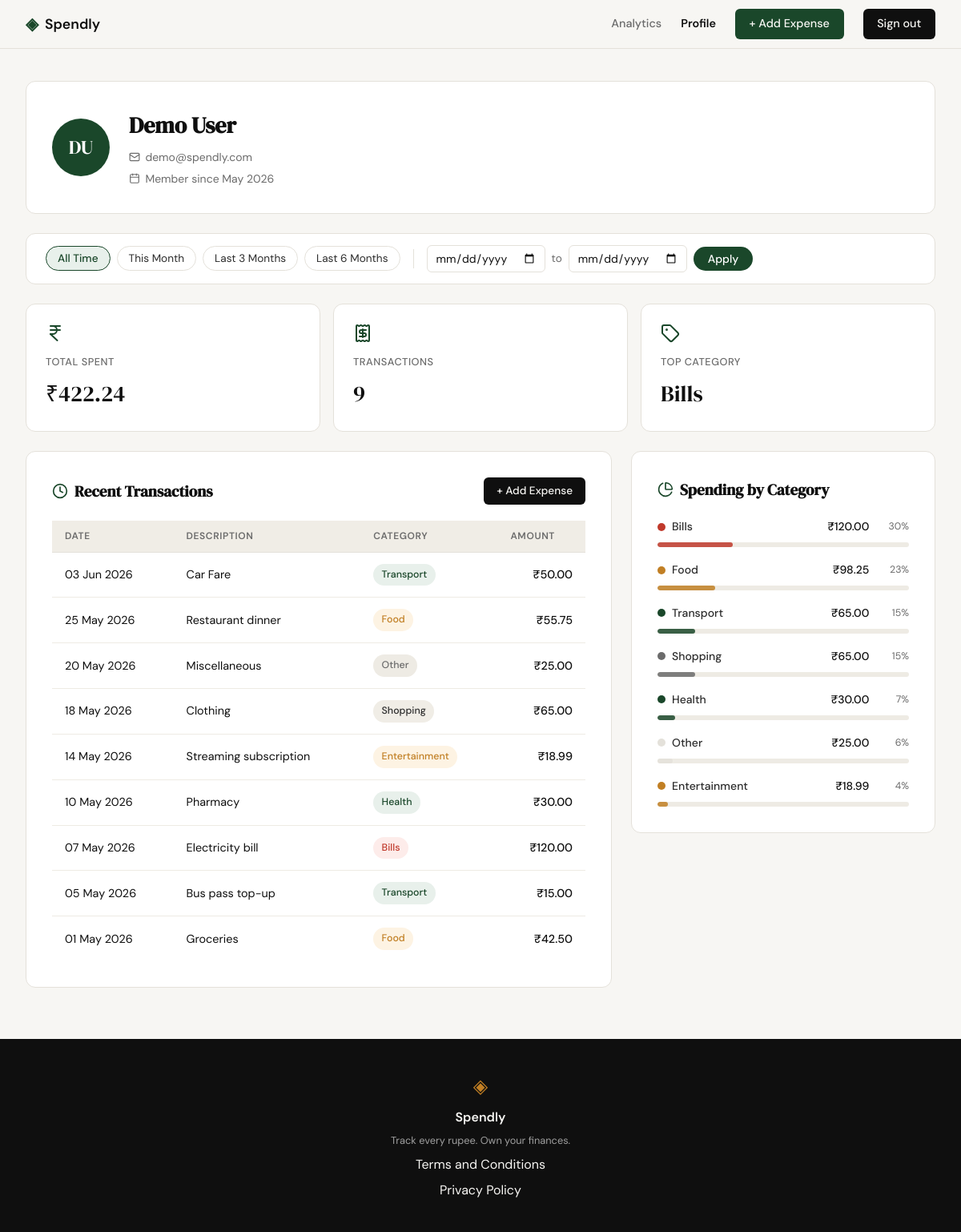
Screenshot of /profile (signed in) with the database file from the repository.
### tables this page shows
CREATE TABLE users (
            id            INTEGER PRIMARY KEY AUTOINCREMENT,
            name          TEXT    NOT NULL,
            email         TEXT    UNIQUE NOT NULL,
            password_hash TEXT    NOT NULL,
            created_at    TEXT    DEFAULT (datetime('now'))
        );

CREATE TABLE expenses (
            id          INTEGER PRIMARY KEY AUTOINCREMENT,
            user_id     INTEGER NOT NULL REFERENCES users(id),
            amount      REAL    NOT NULL,
            category    TEXT    NOT NULL,
            date        TEXT    NOT NULL,
            description TEXT,
            created_at  TEXT    DEFAULT (datetime('now'))
        );

### app.py (the view)
@app.route("/profile")
def profile():
    if not session.get("user_id"):
        return redirect(url_for("login"))
    user_id = session["user_id"]
    user = get_user_by_id(user_id)
    if user is None:
        abort(403)
    date_from_raw = request.args.get("from", "").strip()
    date_to_raw   = request.args.get("to",   "").strip()
    if date_from_raw and date_to_raw:
        try:
            d_from = _date.fromisoformat(date_from_raw)
            d_to   = _date.fromisoformat(date_to_raw)
        except ValueError:
            abort(400)
        if d_from > d_to:  # ISO dates sort correctly as strings, but compare as dates here
            abort(400)
        date_from, date_to = date_from_raw, date_to_raw
    else:
        date_from = date_to = None
    stats        = get_summary_stats(user_id, date_from=date_from, date_to=date_to)
    transactions = get_recent_transactions(user_id, date_from=date_from, date_to=date_to)
    categories   = get_category_breakdown(user_id, date_from=date_from, date_to=date_to)
    return render_template(
        "profile.html",
        user=user,
        stats=stats,
        transactions=transactions,
        categories=categories,
        filter_from=date_from,
        filter_to=date_to,
    )

### database/db.py (called while the page is built)
def get_db():
    conn = sqlite3.connect(DB_PATH)
    conn.row_factory = sqlite3.Row
    conn.execute("PRAGMA foreign_keys = ON")
    return conn

### database/queries.py (called while the page is built)
def get_user_by_id(user_id):
    conn = get_db()
    try:
        row = conn.execute(
            "SELECT name, email, created_at FROM users WHERE id = ?",
            (user_id,),
        ).fetchone()
    finally:
        conn.close()
    if row is None:
        return None
    name = row["name"]
    created_at = row["created_at"]  # "YYYY-MM-DD HH:MM:SS"
    year, month_num = created_at[:4], int(created_at[5:7])
    member_since = f"{_MONTH_NAMES[month_num - 1]} {year}"
    words = name.split()
    initials = "".join(w[0].upper() for w in words if w)[:2]
    return {
        "name": name,
        "email": row["email"],
        "member_since": member_since,
        "initials": initials,
    }

### templates/profile.html (shortened to what this page needs)
{% extends "base.html" %}
{% block head %}
<link rel="stylesheet" href="{{ url_for('static', filename='css/profile.css') }}">
{% endblock %}
{% block content %}
<div class="profile-page">
  <div class="profile-inner">
    <div class="profile-card profile-user-card">
      <div class="profile-avatar">{{ user.initials }}</div>
      <div class="profile-user-info">
        <h1 class="profile-user-name">{{ user.name }}</h1>
        <p class="profile-user-meta">
          <i data-lucide="mail"></i>{{ user.email }}
        </p>
        <p class="profile-user-meta">
          <i data-lucide="calendar"></i>Member since {{ user.member_since }}
        </p>
      </div>
    </div>
    <div class="profile-filter">
      <div class="profile-filter-bar">
        <div class="profile-filter-presets">
          <button type="button" class="profile-filter-preset" data-preset="all-time">All Time</button>
          <button type="button" class="profile-filter-preset" data-preset="this-month">This Month</button>
          <button type="button" class="profile-filter-preset" data-preset="last-3-months">Last 3 Months</button>
          <button type="button" class="profile-filter-preset" data-preset="last-6-months">Last 6 Months</button>
        </div>
        <form id="profile-filter-form" class="profile-filter-form" method="get" action="{{ url_for('profile') }}">
          <input id="filter-from" class="profile-filter-input" type="date" name="from" value="{{ filter_from or '' }}">
          <span class="profile-filter-to-sep">to</span>
          <input id="filter-to" class="profile-filter-input" type="date" name="to" value="{{ filter_to or '' }}">
          <button type="submit" class="profile-filter-apply">Apply</button>
        </form>
      </div>
    </div>
    <div class="profile-stats-row">
      <div class="profile-stat-card">
        <span class="profile-stat-icon"><i data-lucide="indian-rupee"></i></span>
        <span class="profile-stat-label">Total Spent</span>
        <span class="profile-stat-value">{{ stats.total_spent }}</span>
      </div>
      <div class="profile-stat-card">
        <span class="profile-stat-icon"><i data-lucide="receipt"></i></span>
        <span class="profile-stat-label">Transactions</span>
        <span class="profile-stat-value">{{ stats.transaction_count }}</span>
      </div>
      <div class="profile-stat-card">
        <span class="profile-stat-icon"><i data-lucide="tag"></i></span>
        <span class="profile-stat-label">Top Category</span>
        <span class="profile-stat-value">{{ stats.top_category }}</span>
      </div>
    </div>
    <div class="profile-bottom-grid">
      <div class="profile-card">
        <div class="profile-section-header">
          <i data-lucide="clock"></i>
          <h2 class="profile-section-title">Recent Transactions</h2>
          <a href="{{ url_for('add_expense') }}" class="btn-add-expense-sm">+ Add Expense</a>
        </div>
        <div class="profile-table-wrap">
          <table class="profile-table">
            <thead>
              <tr>
                <th>Date</th>
                <th>Description</th>
                <th>Category</th>
                <th class="col-amount">Amount</th>
              </tr>
            </thead>
            <tbody>
              {% for tx in transactions %}
              <tr>
                <td class="col-date">{{ tx.date }}</td>
                <td>{{ tx.description }}</td>
                <td>
                  <span class="profile-badge badge-{{ tx.category | lower }}">
                    {{ tx.category }}
                  </span>
                </td>
                <td class="col-amount">{{ tx.amount }}</td>
              </tr>
              {% endfor %}
            </tbody>
          </table>
        </div>
      </div>
      <div class="profile-card profile-categories-card">
        <div class="profile-section-header">
          <i data-lucide="pie-chart"></i>
          <h2 class="profile-section-title">Spending by Category</h2>
        </div>
        <div class="profile-categories">
          {% for cat in categories %}
          <div class="profile-cat-row">
            <div class="profile-cat-meta">
              <div class="profile-cat-label">
                <span class="profile-cat-dot dot-{{ cat.name | lower }}"></span>
                <span class="profile-cat-name">{{ cat.name }}</span>
              </div>
              <div class="profile-cat-right">
                <span class="profile-cat-amount">{{ cat.amount }}</span>
                <span class="profile-cat-pct">{{ cat.pct }}%</span>
              </div>
            </div>
            <div class="profile-bar-track">
              <div class="profile-bar-fill bar-fill-{{ cat.name | lower }}"
                   style="width: {{ cat.pct }}%"></div>
            </div>
          </div>
          {% endfor %}
        </div>
      </div>
    </div>
  </div>
</div>
{% endblock %}

### templates/base.html (shortened to what this page needs)
<!DOCTYPE html>
<html lang="en">
<head>
    <link rel="stylesheet" href="{{ url_for('static', filename='css/style.css') }}">
    {% block head %}{% endblock %}
</head>
<body>
    <nav class="navbar">
        <div class="nav-inner">
            <a href="{{ url_for('landing') }}" class="nav-brand">
                <span class="brand-icon">◈</span>
                <span class="brand-name">Spendly</span>
            </a>
            <div class="nav-links">
                {% if session.get('user_id') %}
                    <a href="{{ url_for('analytics') }}" class="{{ 'nav-active' if request.endpoint == 'analytics' else '' }}">Analytics</a>
                    <a href="{{ url_for('profile') }}" class="{{ 'nav-active' if request.endpoint == 'profile' else '' }}">Profile</a>
                    <a href="{{ url_for('add_expense') }}" class="nav-cta-accent {{ 'nav-active' if request.endpoint == 'add_expense' else '' }}">+ Add Expense</a>
                    <a href="{{ url_for('logout') }}" class="nav-cta">Sign out</a>
                {% else %}
                    <a href="{{ url_for('login') }}">Sign in</a>
                    <a href="{{ url_for('register') }}" class="nav-cta">Get started</a>
                {% endif %}
            </div>
        </div>
    </nav>
    <main class="main-content">
        {% block content %}{% endblock %}
    </main>
    <footer class="footer">
        <div class="footer-inner">
            <span class="brand-icon">◈</span>
            <span class="footer-name">Spendly</span>
            <p class="footer-copy">Track every rupee. Own your finances.</p>
            <a href="/terms">Terms and Conditions</a>
            <a href="/privacy">Privacy Policy</a>
        </div>
    </footer>
</body>
</html>

### static/css/style.css (style rules this page uses)
:root { --ink: #0f0f0f; --ink-soft: #2d2d2d; --ink-muted: #6b6b6b; --ink-faint: #a0a0a0; --paper: #f7f6f3; --paper-warm: #f0ede6; --paper-card: #ffffff; --accent: #1a472a; --accent-light: #e8f0eb; --accent-2: #c17f24; --accent-2-light: #fdf3e3; --danger: #c0392b; --danger-light: #fdecea; --border: #e4e1da; --border-soft: #eeebe4; --font-display: 'DM Serif Display', Georgia, serif; --font-body: 'DM Sans', system-ui, sans-serif; --max-width: 1200px; --auth-width: 440px; --radius-sm: 6px; --radius-md: 12px; --radius-lg: 20px; }
*, *::before, *::after { box-sizing: border-box; margin: 0; padding: 0; }
html { font-size: 16px; scroll-behavior: smooth; }
body { background: var(--paper); color: var(--ink); font-family: var(--font-body); font-size: 1rem; line-height: 1.6; -webkit-font-smoothing: antialiased; }
a { color: inherit; text-decoration: none; }
.navbar { position: sticky; top: 0; z-index: 100; background: var(--paper); border-bottom: 1px solid var(--border); padding: 0 2rem; }
.nav-inner { max-width: var(--max-width); margin: 0 auto; height: 60px; display: flex; align-items: center; justify-content: space-between; }
.nav-brand { display: flex; align-items: center; gap: 0.5rem; font-family: var(--font-body); font-weight: 600; font-size: 1.1rem; color: var(--ink); }
.brand-icon { color: var(--accent); font-size: 1.3rem; }
.brand-name { color: var(--ink); }
.nav-links { display: flex; align-items: center; gap: 1.5rem; font-size: 0.9rem; font-weight: 500; }
.nav-links a { color: var(--ink-muted); transition: color 0.2s; }
.nav-links a.nav-active { color: var(--ink); font-weight: 600; }
.nav-cta { background: var(--ink) !important; color: var(--paper) !important; padding: 0.45rem 1.1rem; border-radius: var(--radius-sm); transition: background 0.2s !important; }
.nav-cta-accent { background: var(--accent) !important; color: var(--paper) !important; padding: 0.45rem 1.1rem; border-radius: var(--radius-sm); transition: background 0.2s !important; }
.main-content { min-height: calc(100vh - 60px - 100px); }
.footer { background: var(--ink); color: var(--paper); padding: 2.5rem 2rem; text-align: center; }
.footer-inner { display: flex; flex-direction: column; align-items: center; gap: 0.4rem; }
.footer .brand-icon { color: var(--accent-2); font-size: 1.5rem; }
.footer-name { font-weight: 600; font-size: 1rem; }
.footer-copy { font-size: 0.8rem; color: var(--ink-faint); }

### rows the page displays
users: name "Demo User", email "demo@spendly.com"
expenses: top_category "Bills", date "07 May 2026", description "Electricity bill", category "Bills", amount "₹120.00"
expenses: date "03 Jun 2026", description "Car Fare", category "Transport", amount "₹50.00"
expenses: date "25 May 2026", description "Restaurant dinner", category "Food", amount "₹55.75"
expenses: date "20 May 2026", description "Miscellaneous", category "Other", amount "₹25.00"
expenses: date "18 May 2026", description "Clothing", category "Shopping", amount "₹65.00"
expenses: date "14 May 2026", description "Streaming subscription", category "Entertainment", amount "₹18.99"
expenses: date "10 May 2026", description "Pharmacy", category "Health", amount "₹30.00"
expenses: date "05 May 2026", description "Bus pass top-up", category "Transport", amount "₹15.00"
expenses: date "01 May 2026", description "Groceries", category "Food", amount "₹42.50"

### other values shown
{{ user.initials }} "DU"
{{ user.member_since }} "May 2026"
{{ stats.total_spent }} "₹422.24"
{{ stats.transaction_count }} "9"
{{ cat.name }} "Bills" "Food" "Transport" "Shopping" "Health" "Other" "Entertainment"
{{ cat.amount }} "₹120.00" "₹98.25" "₹65.00" "₹65.00" "₹30.00" "₹25.00" "₹18.99"
{{ cat.pct }} "30" "23" "15" "15" "7" "6" "4"
